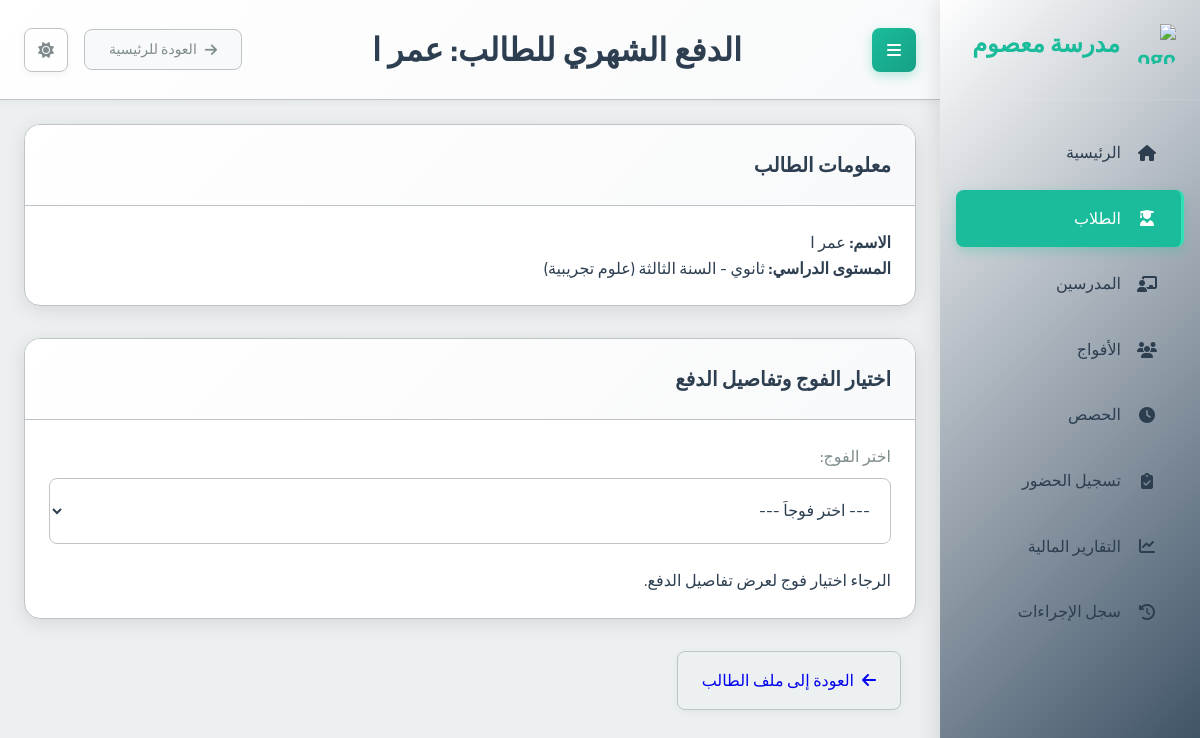
/students/3/monthly_payment/, run on the app's committed database.
### school_app/models.py (models this page shows, shortened)
class Student(models.Model):
    first_name = models.CharField(max_length=100, verbose_name="الاسم الأول")
    last_name = models.CharField(max_length=100, verbose_name="اللقب")
    phone_number = models.CharField(max_length=20, unique=True, verbose_name="رقم هاتف الطالب")
    guardian_phone = models.CharField(max_length=20, verbose_name="رقم هاتف الولي")
    birth_day = models.IntegerField(verbose_name="يوم الميلاد")
    birth_month = models.IntegerField(verbose_name="شهر الميلاد")
    birth_year = models.IntegerField(verbose_name="سنة الميلاد")
    academic_level = models.ForeignKey(AcademicLevel, on_delete=models.PROTECT, verbose_name="المستوى الدراسي")
    registration_fee_paid = models.BooleanField(default=False, verbose_name="رسوم التسجيل مدفوعة")
    card_number = models.CharField(max_length=20, unique=True, blank=True, null=True, verbose_name="رقم البطاقة")
    prepaid_balance = models.DecimalField(max_digits=10, decimal_places=2, default=Decimal('0.00'), verbose_name="رصيد مدفوع مقدماً")
    created_at = models.DateTimeField(auto_now_add=True, verbose_name="تاريخ الإنشاء")
    class Meta:
        verbose_name = "طالب"
        verbose_name_plural = "الطلاب"

class AcademicLevel(models.Model):
    name = models.CharField(max_length=100, verbose_name="الاسم")
    category = models.CharField(max_length=50, choices=[
        ('PRIMARY', 'ابتدائي'),
        ('MIDDLE', 'متوسط'),
        ('HIGH', 'ثانوي')
    ], verbose_name="الفئة")
    class Meta:
        verbose_name = "المستوى الدراسي"
        verbose_name_plural = "المستويات الدراسية"

### school_app/views.py (the view, shortened to what this page needs)
# urls.py: path('students/<int:student_id>/monthly_payment/', views.student_monthly_payment_view, name='student_monthly_payment'),
def student_monthly_payment_view(request, student_id):
    student = get_object_or_404(Student, id=student_id)
    enrolled_groups = student.group_set.all().select_related('subject', 'teacher')
    selected_group_id = request.GET.get('group_id')
    group_details = None
    sessions_display = []
    gross_amount_due = Decimal('0.00')
    net_amount_due = Decimal('0.00')
    price_per_session = Decimal('0.00')
    attended_but_not_paid_sessions_count = 0
    prepaid_sessions_count = 0
    student_prepaid_balance = student.prepaid_balance # Explicitly for context
    receipt_url_from_session = request.session.pop('last_payment_receipt_url', None)
    context = {
        'student': student,
        'enrolled_groups': enrolled_groups,
        'selected_group': group_details,
        'sessions_display': sessions_display,
        'gross_amount_due': gross_amount_due,
        'net_amount_due': net_amount_due,
        'price_per_session': price_per_session,
        'student_prepaid_balance': student_prepaid_balance,
        'attended_but_not_paid_sessions_count': attended_but_not_paid_sessions_count,
        'prepaid_sessions_count': prepaid_sessions_count,
        'page_title': f"الدفع الشهري للطالب: {student.first_name} {student.last_name}",
        'receipt_url': receipt_url_from_session,
    }
    return render(request, 'school_app/student_monthly_payment.html', context)

### templates/school_app/student_monthly_payment.html (shortened to what this page needs)
{% extends 'base.html' %}
{% block page_title %}{{ page_title }}{% endblock %}
{% block content %}
<div class="container-fluid">
    <div class="card mb-4">
        <div class="card-header">
            <h3 class="card-title">معلومات الطالب</h3>
        </div>
        <div class="card-body">
            <p><strong>الاسم:</strong> {{ student.first_name }} {{ student.last_name }}</p>
            <p><strong>المستوى الدراسي:</strong> {{ student.academic_level.get_category_display }} - {{ student.academic_level.name }}</p>
        </div>
    </div>
    <div class="card mb-4">
        <div class="card-header">
            <h3 class="card-title">اختيار الفوج وتفاصيل الدفع</h3>
        </div>
        <div class="card-body">
            <form method="GET" action="{% url 'student_monthly_payment' student.id %}" class="mb-3">
                <div class="form-row align-items-end">
                    <div class="col-md-8">
                        <label for="group_id_select">اختر الفوج:</label>
                        <select name="group_id" id="group_id_select" class="form-control" onchange="this.form.submit()">
                            <option value="">--- اختر فوجاً ---</option>
                        </select>
                    </div>
                </div>
            </form>
            {% if selected_group %}
                <hr>
                <h4>تفاصيل الفوج: {{ selected_group.name }}</h4>
                <p><strong>المادة:</strong> {{ selected_group.subject.name }}</p>
                <p><strong>المدرس:</strong> {{ selected_group.teacher.first_name }} {{ selected_group.teacher.last_name }}</p>
                <p><strong>سعر الـ 4 حصص:</strong> {{ selected_group.price_per_4_sessions|floatformat:2 }} دج (يعني {{ price_per_session|floatformat:2 }} دج للحصة الواحدة)</p>
                <div class="my-3 p-3 bg-light border rounded">
                    <h5>الرصيد المسبق للطالب:</h5>
                    <p><strong>الرصيد الحالي (دج):</strong> <span class="badge badge-info" style="font-size: 1rem;">{{ student_prepaid_balance|floatformat:2 }} دج</span></p>
                    {% if price_per_session > 0 %}
                    <p><strong>يعادل تقريباً (حصص مسبقة الدفع):</strong> <span class="badge badge-primary" style="font-size: 1rem;">{{ prepaid_sessions_count }}</span> حصص لهذا الفوج</p>
                    {% endif %}
                </div>
                <h5 class="mt-4">حصص الطالب المعنية بالدفع أو التبرير (الأقدم أولاً إذا كانت القائمة طويلة):</h5>
                {% if sessions_display %}
                <div class="table-responsive mb-3">
                    <table class="table table-sm table-bordered">
                        <thead class="thead-light">
                            <tr>
                                <th>التاريخ والوقت</th>
                                <th>حالة الحضور</th>
                                <th>حالة الدفع</th>
                                <th>إجراءات</th>
                            </tr>
                        </thead>
                        <tbody>
                            {% for s_info in sessions_display %}
                            <tr>
                                <td>{{ s_info.date|date:"Y-m-d" }} {{ s_info.time|time:"H:i" }}</td>
                                <td>
                                    {% if s_info.status == "حاضر" %} <span class="badge badge-success">حاضر</span>
                                    {% elif s_info.status == "غائب" %} <span class="badge badge-danger">غائب</span>
                                    {% elif s_info.status == "غياب معذور" %} <span class="badge badge-warning">غياب معذور</span>
                                    {% else %} <span class="badge badge-secondary">{{ s_info.status }}</span>
                                    {% endif %}
                                </td>
                                <td>
                                    {% if s_info.is_paid %} <span class="badge badge-success">مدفوعة</span>
                                    {% else %} <span class="badge badge-danger">غير مدفوعة</span>
                                    {% endif %}
                                </td>
                                <td>
                                    {% if s_info.can_be_excused %}
                                    <form method="POST" action="{% url 'student_monthly_payment' student.id %}" class="d-inline">
                                        {% csrf_token %}
                                        <input type="hidden" name="action" value="mark_excused">
                                        <input type="hidden" name="group_id" value="{{ selected_group.id }}">
                                        <input type="hidden" name="session_id" value="{{ s_info.session_id }}">
                                        <button type="submit" class="btn btn-warning btn-sm" title="تسجيل كغياب معذور">عذر</button>
                                    </form>
                                    {% elif s_info.is_excused %}
                                    <span class="text-muted">-</span>
                                    {% endif %}
                                </td>
                            </tr>
                            {% endfor %}
                        </tbody>
                    </table>
                </div>
                {% else %}
                    <p class="text-muted">لا توجد حصص بحاجة للدفع أو التبرير لهذا الفوج حالياً بناءً على تاريخ التحاق الطالب.</p>
                {% endif %}
                <h5 class="mt-3">إجمالي المبلغ المطلوب (قبل خصم الرصيد المسبق): <span class="text-secondary font-weight-bold">{{ gross_amount_due|floatformat:2 }} دج</span></h5>
                {% if student_prepaid_balance > 0 and gross_amount_due > 0 %}
                    <p class="text-info">سيتم استخدام رصيدك المدفوع مقدماً ({{ student_prepaid_balance|floatformat:2 }} دج) لتغطية جزء من هذا المبلغ.</p>
                {% endif %}
                <h5 class="mt-1">المبلغ الصافي المستحق حالياً للدفع: <span class="text-danger font-weight-bold">{{ net_amount_due|floatformat:2 }} دج</span></h5>
                <p class="text-muted small">(المبلغ المطلوب يحسب بناءً على جميع الحصص الغير مدفوعة والتي لم يتم تسجيلها كغياب معذور للطالب في هذا الفوج منذ تاريخ التحاقه الفعلي، مع مراعاة الرصيد المدفوع مقدماً.)</p>
                <div class="card mt-4">
                    <div class="card-header bg-success text-white">
                        <h5 class="mb-0">تسديد الدفعات</h5>
                    </div>
                    <div class="card-body">
                        <form method="POST" action="{% url 'student_monthly_payment' student.id %}" class="mt-2">
                            {% csrf_token %}
                            <input type="hidden" name="action" value="process_payment">
                            <input type="hidden" name="group_id" value="{{ selected_group.id }}">
                            <div class="form-group">
                                <label for="amount_paid">المبلغ المدفوع نقداً/بالبطاقة الآن:</label>
                                <input type="number" name="amount_paid" id="amount_paid" class="form-control" step="0.01" min="0" placeholder="أدخل المبلغ المدفوع (إن وجد)" {% if net_amount_due == 0 %}value="0"{% endif %} required>
                                {% if net_amount_due == 0 and student.prepaid_balance >= gross_amount_due and gross_amount_due > 0 %}
                                    <small class="form-text text-success">الرصيد المدفوع مقدماً يغطي كامل المبلغ المطلوب لهذه المجموعة. يمكنك ترك المبلغ المدفوع 0 إذا كنت لا ترغب في إضافة المزيد إلى الرصيد المسبق.</small>
                                {% elif net_amount_due == 0 and gross_amount_due == 0 %}
                                    <small class="form-text text-info">لا توجد مبالغ مستحقة حالياً لهذا الفوج.</small>
                                {% endif %}
                            </div>
                            <button type="submit" class="btn btn-success">
                                <i class="fas fa-dollar-sign"></i> دفع وتحديث الرصيد
                            </button>
                        </form>
                    </div>
                </div>
                <div class="card mt-4">
                    <div class="card-header bg-warning">
                        <h5 class="mb-0">تخفيض الرصيد المسبق يدوياً</h5>
                    </div>
                    <div class="card-body">
                        <p class="small text-muted">استخدم هذا الخيار إذا أردت خصم عدد معين من الحصص من الرصيد المسبق للطالب لهذا الفوج (مثلاً، إذا تم الاتفاق على استخدام الرصيد المسبق لحصص لم تسجل إلكترونياً).</p>
                        <form method="POST" action="{% url 'student_monthly_payment' student.id %}">
                            {% csrf_token %}
                            <input type="hidden" name="action" value="reduce_prepaid_balance">
                            <input type="hidden" name="group_id" value="{{ selected_group.id }}">
                            <div class="form-group">
                                <label for="sessions_to_reduce_count">عدد الحصص لتخفيضها من الرصيد المسبق:</label>
                                <input type="number" name="sessions_to_reduce_count" id="sessions_to_reduce_count" class="form-control" min="1" required>
                            </div>
                             <p class="small">سيتم خصم مبلغ يعادل قيمة هذه الحصص من الرصيد المسبق للطالب لهذا الفوج.</p>
                            <button type="submit" class="btn btn-warning">
                                <i class="fas fa-minus-circle"></i> تخفيض الرصيد
                            </button>
                        </form>
                    </div>
                </div>
            {% else %}
                {% if request.GET.group_id %}
                    <p class="text-danger">الفوج المحدد غير موجود أو الطالب غير مسجل فيه.</p>
                {% else %}
                    <p class="text-info">الرجاء اختيار فوج لعرض تفاصيل الدفع.</p>
                {% endif %}
            {% endif %}
        </div>
    </div>
    <div class="mt-3">
      <a href="{% url 'student_detail' student.id %}" class="btn btn-secondary">
        <i class="fas fa-arrow-left"></i> العودة إلى ملف الطالب
      </a>
    </div>
</div>
{% endblock %}

### static/css/main.css (style rules this page uses)
:root { --primary-color: #2c3e50; --primary-light: #34495e; --primary-darker: #1a252f; --accent-color: #1abc9c; --accent-light: #2fe2b3; --accent-dark: #16a085; --text-color: #2c3e50; --text-secondary: #7f8c8d; --text-on-primary: #ffffff; --text-on-accent: #ffffff; --text-nav: #2c3e50; --background-color: #ecf0f1; --card-background: #ffffff; --input-background: #ffffff; --border-color: #bdc3c7; --input-border-color: #bdc3c7; --success-color: #2ecc71; --warning-color: #f39c12; --error-color: #e74c3c; --info-color: #1E90FF; --table-header-background: #e9ecef; --table-row-hover-background: #f8f9fa; --box-shadow-color: rgba(0, 0, 0, 0.1); --box-shadow-color-hover: rgba(0, 0, 0, 0.15); --box-shadow-soft-color: rgba(0, 0, 0, 0.05); --subtle-background: #f8f9fa; --spacing-xs: 8px; --spacing-sm: 16px; --spacing-md: 24px; --spacing-lg: 32px; --spacing-xl: 48px; --font-family: 'Cairo', sans-serif; --font-size-xs: 12px; --font-size-sm: 14px; --font-size-md: 16px; --font-size-lg: 20px; --font-size-xl: 24px; --font-size-xxl: 32px; --border-radius-sm: 4px; --border-radius-md: 8px; --border-radius-lg: 16px; --transition-fast: 0.2s ease; --transition-normal: 0.3s ease; --transition-slow: 0.5s ease; --sidebar-width: 260px; }
* { margin: 0; padding: 0; box-sizing: border-box; direction: rtl; }
html { direction: rtl; font-size: 16px; }
body { font-family: var(--font-family); background-color: var(--background-color); color: var(--text-color); line-height: 1.6; transition: background-color var(--transition-normal), color var(--transition-normal); overflow-x: hidden; }
.btn-secondary { border: 1px solid var(--input-border-color) !important; margin: 0 15px; }
.card { background-color: var(--card-background); border-radius: var(--border-radius-lg); box-shadow: 0 4px 20px var(--box-shadow-color); margin-bottom: var(--spacing-md); overflow: hidden; transition: all var(--transition-normal); border: 1px solid var(--border-color); }
.card-header { padding: var(--spacing-md); border-bottom: 1px solid var(--border-color); background: linear-gradient(135deg, var(--card-background) 0%, var(--subtle-background) 100%); }
.card-title { font-size: var(--font-size-lg); font-weight: 600; margin: 0; color: var(--text-color); }
.card-body { padding: var(--spacing-md); color: var(--text-color); }
.btn { font-family: var(--font-family); padding: var(--spacing-sm) var(--spacing-md); border: none; border-radius: var(--border-radius-md); cursor: pointer; font-size: var(--font-size-md); font-weight: 500; text-decoration: none; display: inline-flex; align-items: center; gap: var(--spacing-xs); transition: all var(--transition-fast); box-shadow: 0 2px 8px var(--box-shadow-soft-color); }
label { display: block; margin-bottom: var(--spacing-xs); font-weight: 500; color: var(--text-secondary); }
input, select, textarea { font-family: var(--font-family); width: 100%; padding: var(--spacing-sm); border: 1px solid var(--input-border-color); border-radius: var(--border-radius-md); background-color: var(--input-background); color: var(--text-color); font-size: var(--font-size-md); transition: all var(--transition-fast); }
.mb-3 { margin-bottom: var(--spacing-md); }
.mb-4 { margin-bottom: var(--spacing-lg); }
.mt-3 { margin-top: var(--spacing-md); }

### data on the page
Student: first_name "عمر", last_name "ا", academic_level.category "ثانوي", academic_level.name "السنة الثالثة (علوم تجريبية)"

### other printed values
{{ page_title }} "الدفع الشهري للطالب: عمر ا"
